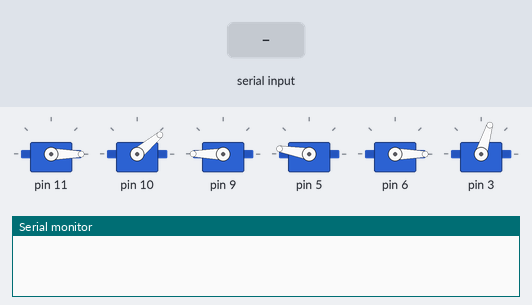
Bench run of a sketch on a simulated Arduino Uno, built with avr-gcc and run on an emulated ATmega328P. Parts: 6 × servo, the last lines printed to the serial monitor. The test bench sets the inputs (shaded band).

Above: at 7.2 s.
7.3 s: "90,45,200," received over Serial
At 12.2 s:
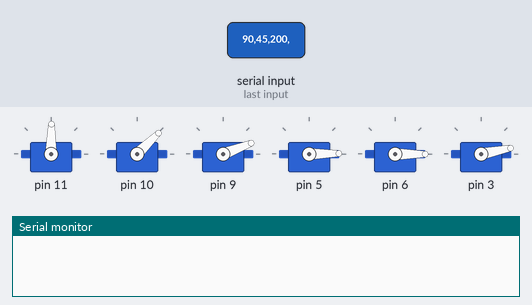
13.3 s: "30,150,10," received over Serial
At 14.76 s:
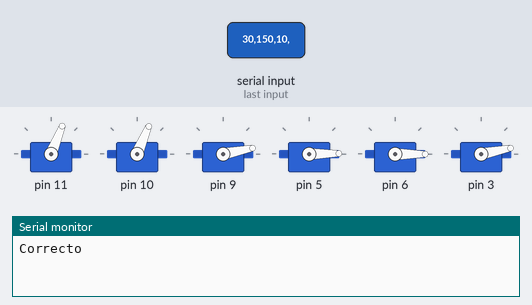
16.3 s: "90,45,200,10," received over Serial
22.0 s: "1,90,45," received over Serial
At 24.9 s:
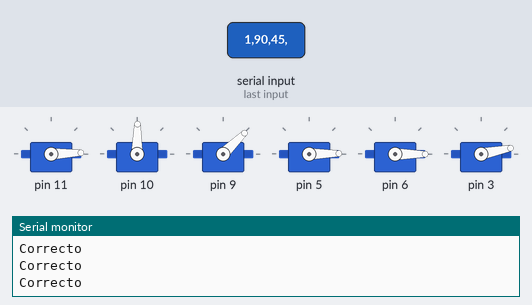
25.0 s: "90,45," received over Serial
Timing chart, 0 to 31.1 s (numbered marks = the images above; inputs shaded):
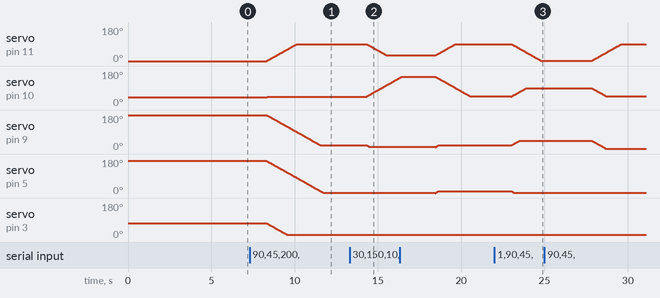

The sketch:

movimientosArduino.ino
```cpp
#include <Braccio.h>
#include <Servo.h>

int M1=0;
int M2=0;
int M3=0;
int M4=0;

Servo base;
Servo shoulder;
Servo elbow;
Servo wrist_rot;
Servo wrist_ver;
Servo gripper;

void setup() {

  Braccio.begin();

  Serial.begin(9600);
}

void loop() {

  while (Serial.available()==0);
   if (Serial.available()>0){
    M1 = Serial.readStringUntil(',').toInt();
    M2 = Serial.readStringUntil(',').toInt();
    M3 = Serial.readStringUntil(',').toInt();
    M4   = Serial.readString().toInt();

    M1=restriccion(M1);
    M2=restriccion(M2);
    M3=restriccion(M3);
    M4=restriccion(M4);

    Braccio.ServoMovement(20,M1,M2,M3,M4,0,0);
   delay(1000);
   Serial.println("Correcto");
   }

}
int restriccion(int grados){
  if(grados<0){
    grados= grados*-1;
  }
  else if (grados >180){
    grados = grados-180;
  }
  return grados;
}
```

Measured:
- after the input at 7.3 s, servo on pin 11: moves from 0° to 89° over 1.8 s, starting after 1.0 s; servo on pin 10: 40° → 44° after 1.0 s; servo on pin 9: moves from 180° to 21° over 3.2 s, starting after 1.0 s; servo on pin 5: moves from 170° to 1° over 3.4 s, starting after 1.0 s; servo on pin 3: moves from 73° to 11° over 1.2 s, starting after 1.0 s
- after the input at 13.3 s, servo on pin 10: moves from 44° to 143° over 2.0 s, starting after 1.0 s; servo on pin 9: moves from 21° to 11° over 0.18 s, starting after 1.0 s
- after the input at 22.0 s, servo on pin 9: moves from 19° to 44° over 0.49 s, starting after 1.0 s
